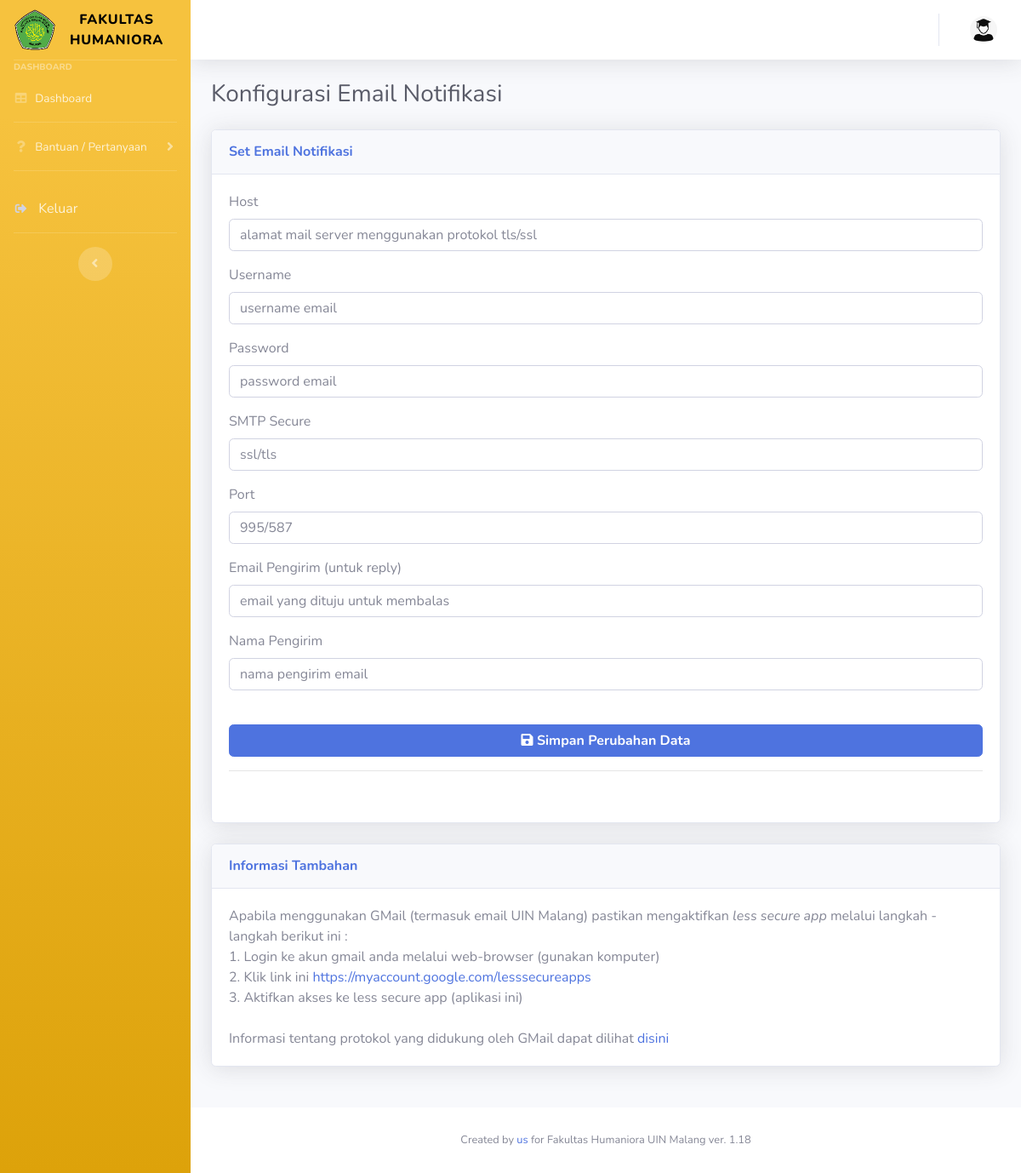
/admin/email-isi.php, run on an earlier commit of the app's database.
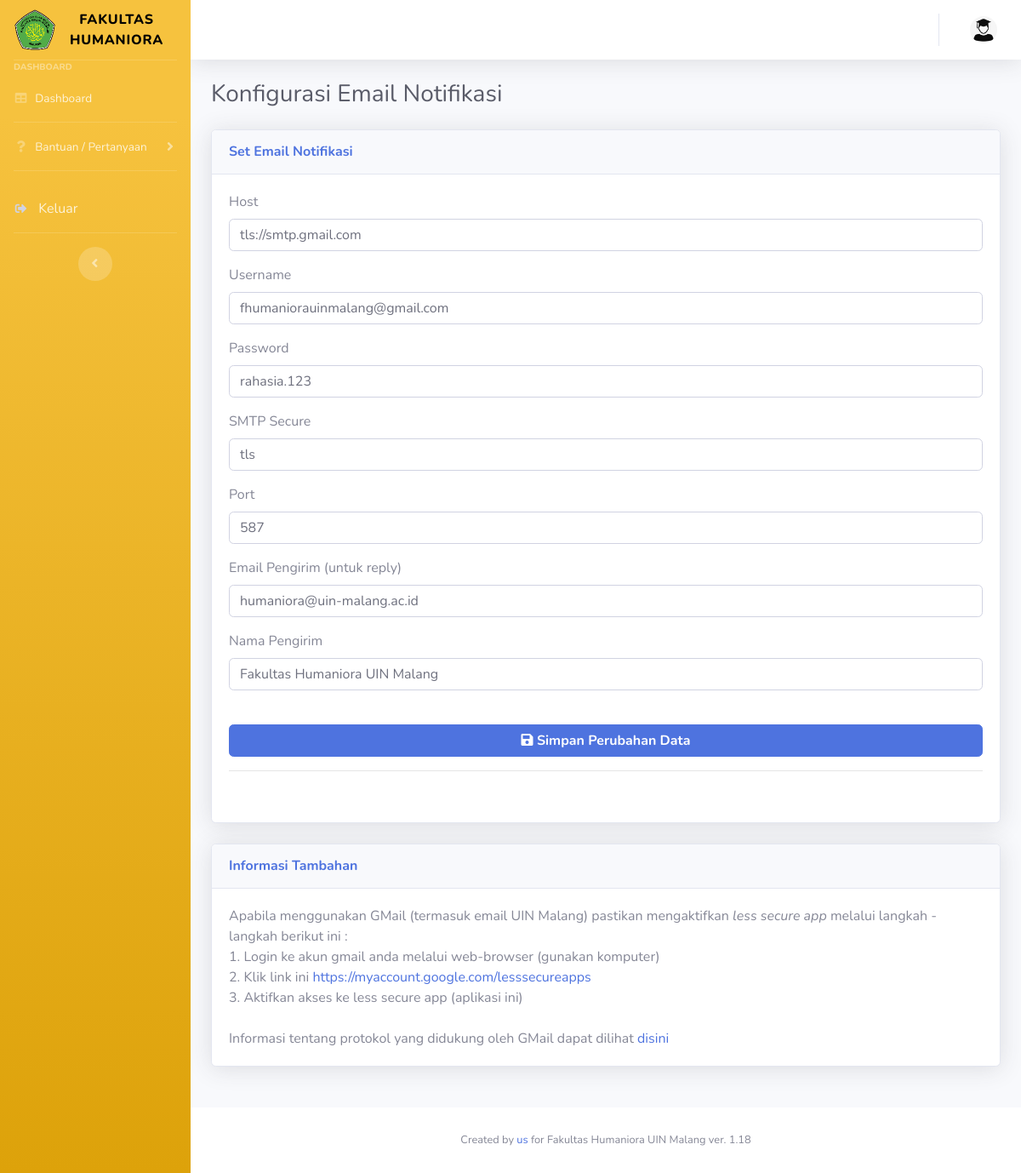
And on a later commit of the database.
### tables this page shows
CREATE TABLE IF NOT EXISTS `email` (
  `host` varchar(100) DEFAULT NULL,
  `username` varchar(100) DEFAULT NULL,
  `password` varchar(100) DEFAULT NULL,
  `smtpsecure` varchar(100) DEFAULT NULL,
  `port` int(11) DEFAULT NULL,
  `from` varchar(100) DEFAULT NULL,
  `fromname` varchar(100) DEFAULT NULL
);

### admin/email-isi.php (the view, shortened to what this page needs)
<!DOCTYPE html>
<html lang="en">
<head>
    <link href="../vendor/fontawesome-free/css/all.min.css" rel="stylesheet" type="text/css">
    <link href="../css/sb-admin-2.min.css" rel="stylesheet">
    <link href="vendor/datatables/dataTables.bootstrap4.min.css" rel="stylesheet">
</head>
<body id="page-top">
    <div id="wrapper">
        <?php
        require "../assets/sidebar.php";
        ?>
        <div id="content-wrapper" class="d-flex flex-column">
            <div id="content">
                <?php
                require "../assets/topbar.php";
                ?>
                <div class="container-fluid">
                    <div class="d-sm-flex align-items-center justify-content-between mb-4">
                        <h1 class="h3 mb-0 text-gray-800">Konfigurasi Email Notifikasi</h1>
                    </div>
                    <div class="row">
                        <div class="col-lg-12 mb-4">
                            <div class="card shadow mb-4">
                                <div class="card-header py-3">
                                    <h6 class="m-0 font-weight-bold text-primary">Set Email Notifikasi</h6>
                                </div>
                                <?php
                                $qemail = mysqli_query($conn, "SELECT * FROM email");
                                $demail = mysqli_fetch_array($qemail);
                                $host = $demail['host'];
                                $username = $demail['username'];
                                $password = $demail['password'];
                                $smtpsecure = $demail['smtpsecure'];
                                $port = $demail['port'];
                                $from = $demail['from'];
                                $fromname = $demail['fromname'];
                                ?>
                                <div class="card-body">
                                    <form class="user" action="email-update.php" method="POST">
                                        <div class="form-group">
                                            <label>Host</label>
                                            <input type="text" class="form-control" name="host" value="<?= $host; ?>" placeholder="alamat mail server menggunakan protokol tls/ssl" required>
                                        </div>
                                        <div class="form-group">
                                            <label>Username</label>
                                            <input type="text" class="form-control" name="username" value="<?= $username; ?>" placeholder="username email" required>
                                        </div>
                                        <div class="form-group">
                                            <label>Password</label>
                                            <input type="text" class="form-control" name="username" value="<?= $password; ?>" placeholder="password email" required>
                                        </div>
                                        <div class="form-group">
                                            <label>SMTP Secure</label>
                                            <input type="text" class="form-control" name="username" value="<?= $smtpsecure; ?>" placeholder="ssl/tls" required>
                                        </div>
                                        <div class="form-group">
                                            <label>Port</label>
                                            <input type="number" class="form-control" name="port" value="<?= $port; ?>" placeholder="995/587" required>
                                        </div>
                                        <div class="form-group">
                                            <label>Email Pengirim (untuk reply)</label>
                                            <input type="text" class="form-control" name="from" value="<?= $from; ?>" placeholder="email yang dituju untuk membalas" required>
                                        </div>
                                        <div class="form-group">
                                            <label>Nama Pengirim</label>
                                            <input type="text" class="form-control" name="fromname" value="<?= $fromname; ?>" placeholder="nama pengirim email" required>
                                        </div>
                                        <br />
                                        <button type="submit" class="btn btn-primary btn-block"> <i class="fas fa-save"></i><b> Simpan Perubahan Data</b></button>
                                        <hr>
                                    </form>
                                    <br />
                                </div>
                            </div>
                            <div class="card shadow mb-4">
                                <div class="card-header py-3">
                                    <h6 class="m-0 font-weight-bold text-primary">Informasi Tambahan</h6>
                                </div>
                                <div class="card-body">
                                    Apabila menggunakan GMail (termasuk email UIN Malang) pastikan mengaktifkan <i>less secure app</i> melalui langkah - langkah berikut ini : <br />
                                    1. Login ke akun gmail anda melalui web-browser (gunakan komputer)<br />
                                    2. Klik link ini <a href="https://myaccount.google.com/lesssecureapps" target="_blank">https://myaccount.google.com/lesssecureapps</a><br />
                                    3. Aktifkan akses ke less secure app (aplikasi ini)<br />
                                    <br />
                                    Informasi tentang protokol yang didukung oleh GMail dapat dilihat <a href="https://developers.google.com/gmail/imap/imap-smtp" target="_blank">disini</a>
                                </div>
                            </div>
                        </div>
                    </div>
                </div>
            </div>
            <?php
            require "../assets/footer.php";
            ?>
        </div>
    </div>
</body>
</html>

### assets/sidebar.php (shortened to what this page needs)
<ul class="navbar-nav bg-gradient-warning sidebar sidebar-dark accordion" id="accordionSidebar">
    <a class="sidebar-brand d-flex align-items-center justify-content-center" href="dashboard.php">
        <div class="sidebar-brand-icon">
            <img src="../img/uinlogo.png" width="50px"></img>
        </div>
        <div class="sidebar-brand-text mx-3">Fakultas Humaniora</div>
    </a>
    <hr class="sidebar-divider my-0">
    <div class="sidebar-heading">
        Dashboard
    </div>
    <li class="nav-item">
        <a class="nav-link" href="dashboard.php">
            <i class="fas fa-fw fa-table"></i>
            <span>Dashboard</span></a>
    </li>
    <hr class="sidebar-divider my-0">
    <li class="nav-item">
        <a class="nav-link collapsed" href="#" data-toggle="collapse" data-target="#collapseUtilities2" aria-expanded="true" aria-controls="collapseUtilities2">
            <i class="fas fa-fw fa-question"></i>
            <span>Bantuan / Pertanyaan</span>
        </a>
    </li>
    <hr class="sidebar-divider">
    <li class="nav-item">
        <a class="nav-link" href="#" data-toggle="modal" data-target="#logoutModal">
            <i class="fas fa-sign-out-alt fa-sm fa-fw mr-2 text-gray-400"></i>
            Keluar
        </a>
    </li>
    <hr class="sidebar-divider d-none d-md-block">
    <div class="text-center d-none d-md-inline">
        <button class="rounded-circle border-0" id="sidebarToggle"></button>
    </div>
</ul>

### assets/topbar.php (shortened to what this page needs)
<?php
$role = $_SESSION['role'];
?>
<!DOCTYPE html>
<html lang="en">
<nav class="navbar navbar-expand navbar-light bg-white topbar mb-4 static-top shadow">
    <ul class="navbar-nav ml-auto">
        <li class="nav-item dropdown no-arrow">
            <a class="nav-link dropdown-toggle" href="#" id="userDropdown" role="button" data-toggle="dropdown" aria-haspopup="true" aria-expanded="false">
                <?php
                if ($role == 'adminfakultas' or $role == 'adminprodi') {
                ?>
                    <img class="img-profile rounded-circle" src="../img/foto-admin.png">
                <?php
                } else {
                ?>
                    <img class="img-profile rounded-circle" src="../img/foto-mahasiswa.png">
                <?php
                } ?>
            </a>
        </li>
    </ul>
</nav>
</html>

### assets/footer.php
<footer class="sticky-footer bg-white">
    <div class="container my-auto">
        <div class="copyright text-center my-auto">
            <span>Created by <a href="mailto:narayaitsolution@gmail.com">us </a> for Fakultas Humaniora UIN Malang ver. 1.18</span>
        </div>
    </div>
</footer>

What changed in the data, as far as the page shows it:
added email: host "tls://smtp.gmail.com", username "fhumaniorauinmalang@gmail.com", username "rahasia.123", username "tls", port "587", from "humaniora@uin-malang.ac.id", fromname "Fakultas Humaniora UIN Malang"
